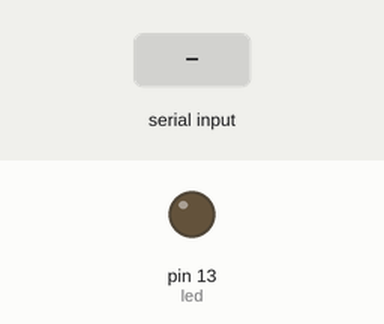
Simulated run of this sketch. Board: Arduino Uno, built with avr-gcc and run on an emulated ATmega328P. Parts: output pins drawn as LEDs (lit = HIGH). The inputs (shaded band) are chosen by the test bench.

Above: at 1.2 s.
1.3 s: "blink" received over Serial
At 1.98 s:
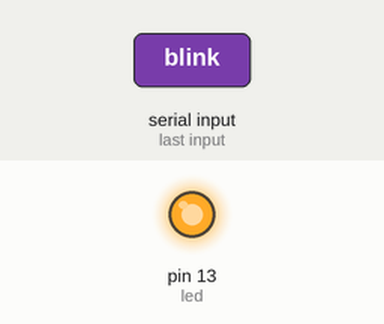
4.3 s: "on" received over Serial
At 5.4 s:
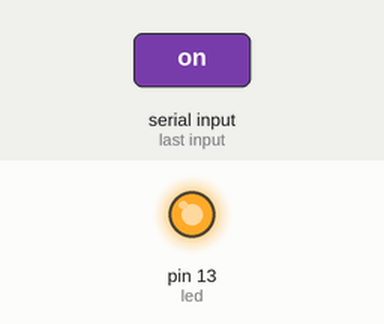
6.0 s: "off" received over Serial
At 6.4 s:
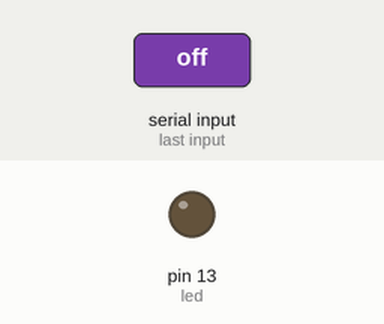
Timing chart, 0 to 9.0 s (numbered marks = the images above; inputs shaded):
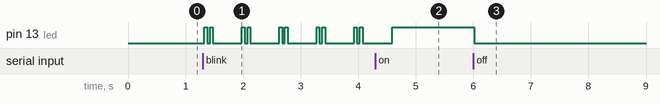

Measured:
- after the input at 1.3 s, pin 13 (led): LOW → HIGH at once, then repeats every 0.65 s: LOW 0.05 s, HIGH 0.05 s, LOW 0.50 s, HIGH 0.05 s
- after the input at 4.3 s, pin 13 (led): goes on until 4.6 s, then stays HIGH
- after the input at 6.0 s, pin 13 (led): HIGH → LOW at once

The sketch:

Serial_ON_OFF.ino
```cpp
/*
 Simple LED sketch
 */

int led = 13; // Pin 13
int blink = 0;

void setup()
{
    pinMode(led, OUTPUT); // Set pin 13 as digital out

    // Start up serial connection
    Serial.begin(9600); // baud rate
    Serial.flush();
}

void loop()
{
    String input = "";

    // Read any serial input
    while (Serial.available() > 0)
    {
        input += (char) Serial.read(); // Read in one char at a time
        delay(5); // Delay for 5 ms so the next char has time to be received
    }

    if (input == "on")
    {
        blink = 0;
        digitalWrite(led, HIGH); // on
    }
    else if (input == "off")
    {
        blink = 0;
        digitalWrite(led, LOW); // off
    }
    else if (input == "on 1 sec")
    {
        blink = 0;
        digitalWrite(led, HIGH); // on
        delay(1000);
        digitalWrite(led, LOW); // off
    }
    else if (input == "on 2 sec")
    {
        blink = 0;
        digitalWrite(led, HIGH); // on
        delay(2000);
        digitalWrite(led, LOW); // off
    }
    else if (input == "on 5 sec")
    {
        blink = 0;
        digitalWrite(led, HIGH); // on
        delay(5000);
        digitalWrite(led, LOW); // off
    }
    else if (input == "blink")
    {
        blink=1;
    }
    if (blink == 1)
    {
        digitalWrite(led, HIGH); // on
        delay(50);
        digitalWrite(led, LOW); // off
        delay(50);
        digitalWrite(led, HIGH); // on
        delay(50);
        digitalWrite(led, LOW); // off
        delay(500);
    }
}
```
